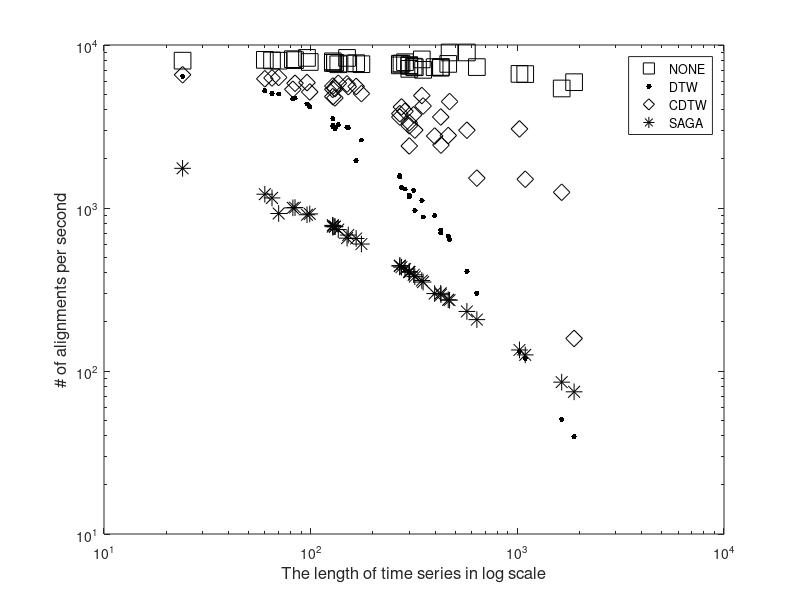

MATLAB code for this plot: (Note: this script raises an error after producing the figure.)
clear all
close all
clc

addpath('lib/export_fig');
%1  2       3   4   5       6    7   8    9
%id	length	trn	tst	trnxtst	NONE DTW CTDW SAGA
x=load('tscu_test_elapsedtimes.txt');
alignments = (x(:,3).*x(:,4));
n          = x(:,2);
[nsorted,nidx]=sort(n);
none = alignments./x(:,6);
dtw  = alignments./x(:,7);
cdtw = alignments./x(:,8);
saga = alignments./x(:,9);
lin  = 100000./nsorted;
quad = (10000./nsorted).^2;
loglog((nsorted),(none(nidx)),'ks','MarkerSize',12); hold on
loglog((nsorted),(dtw(nidx)),'k.','MarkerSize',12);
loglog((nsorted),(cdtw(nidx)),'kd','MarkerSize',12);
loglog((nsorted),(saga(nidx)),'k*','MarkerSize',12); 
%semilogx((nsorted),(lin),'k--');
%semilogx((nsorted),(quad),'k--');

%xlim([4 12])
%ylim([1.5 5])
xlabel('The length of time series in log scale','FontSize',12);
ylabel('# of alignments per second','FontSize',12);
legend('NONE','DTW','CDTW','SAGA','Location','NorthEast')
%set(gca,'XTick',5:11); %'XTickLabel',{10,100,1000});
%set(gca,'YTick',[2 3 4]);

export_fig('-pdf','-transparent','tscu_test_elapsedtimes.pdf');
